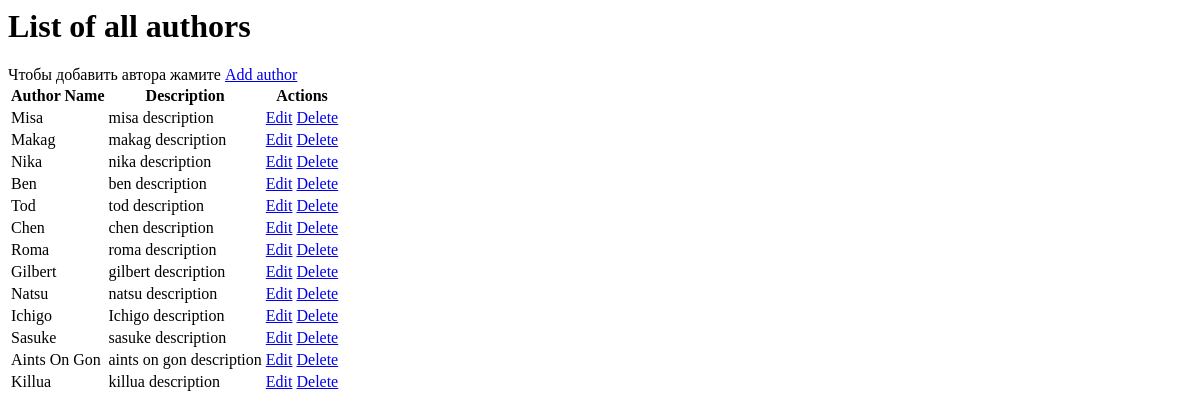
Page /main_lib/view_authors on the earlier database version.
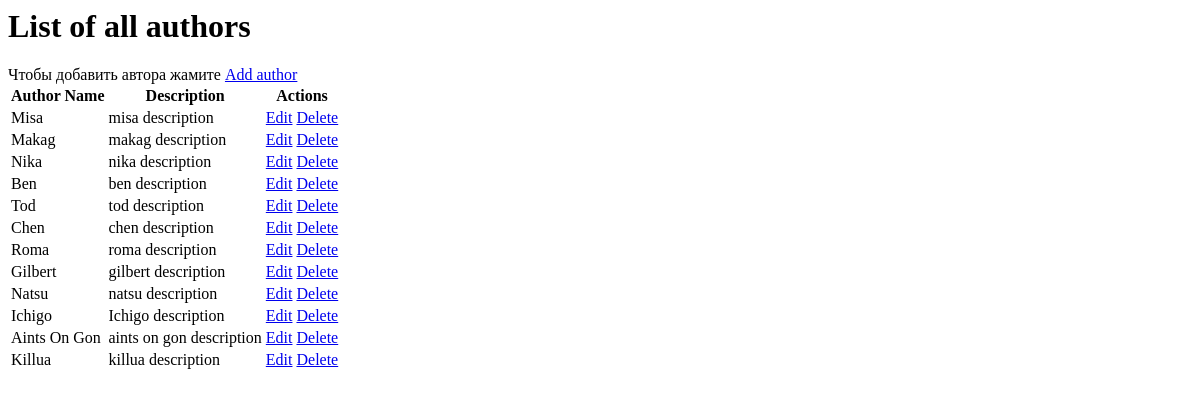
Same page on the later database version.
### main_lib/models.py (models this page shows, shortened)
class Author(models.Model):
    author_name = models.CharField(verbose_name="Author name", max_length=255)
    author_description = models.TextField(verbose_name="Author description", null=True,blank=True)

### main_lib/views.py (the view)
# urls.py: path('view_authors', views.AuthorListView.as_view(), name='view_authors'),
class AuthorListView(generic.ListView):
    model = models.Author
    template_name = "author/view_authors.html"

### main_lib/templates/author/view_authors.html
  <h1>List of all authors</h1>
  <div> Чтобы добавить автора жамите   <a href="{% url 'main_lib:add_author' %}">Add author</a>
  </div>
  <table>
    <thead>
      <tr>
        <th>Author Name</th>
        <th>Description</th>
        <th>Actions</th>
      </tr>
    </thead>
    <tbody>
      {% for object in object_list %}
        <tr>
          <td>{{ object.author_name }}</td>
          <td>{{ object.author_description }}</td>
          <td>
            <a href="{% url 'main_lib:edit_author' pk=object.pk %}">Edit</a>
            <a href="{% url 'main_lib:delete_author' pk=object.pk %}">Delete</a>
          </td>
        </tr>
      {% endfor %}
    </tbody>
  </table>

Differences in the rows shown:
removed Author: author_name "Sasuke", author_description "sasuke description"
